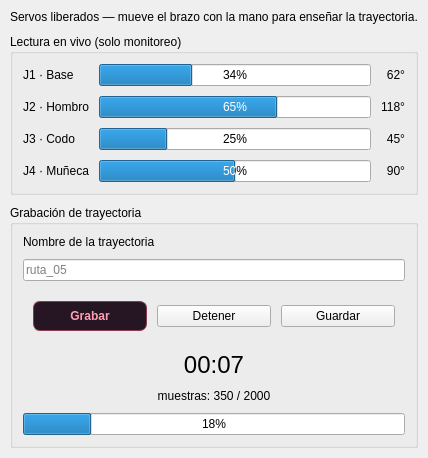
      <widget class="QWidget" name="tabEnsenanza">
       <attribute name="title">
        <string>Enseñanza</string>
       </attribute>
       <layout class="QVBoxLayout" name="verticalLayout_ensenanza">
        <property name="spacing">
         <number>10</number>
        </property>
        <property name="leftMargin">
         <number>10</number>
        </property>
        <property name="topMargin">
         <number>10</number>
        </property>
        <property name="rightMargin">
         <number>10</number>
        </property>
        <property name="bottomMargin">
         <number>10</number>
        </property>
        <item>
         <widget class="QLabel" name="labelInfoEnsenanza">
          <property name="text">
           <string>Servos liberados — mueve el brazo con la mano para enseñar la trayectoria.</string>
          </property>
         </widget>
        </item>
        <item>
         <widget class="QGroupBox" name="groupBoxMonitoreo">
          <property name="title">
           <string>Lectura en vivo (solo monitoreo)</string>
          </property>
          <layout class="QGridLayout" name="gridLayout_monitoreo">
           <property name="spacing">
            <number>10</number>
           </property>
           <property name="leftMargin">
            <number>10</number>
           </property>
           <property name="topMargin">
            <number>10</number>
           </property>
           <property name="rightMargin">
            <number>10</number>
           </property>
           <property name="bottomMargin">
            <number>10</number>
           </property>
           <item row="0" column="0">
            <widget class="QLabel" name="labelJ1Mon">
             <property name="minimumWidth">
              <number>100</number>
             </property>
             <property name="text">
              <string>J1 · Base</string>
             </property>
            </widget>
           </item>
           <item row="0" column="1">
            <widget class="QProgressBar" name="progressBarJ1">
             <property name="maximum">
              <number>180</number>
             </property>
             <property name="value">
              <number>62</number>
             </property>
            </widget>
           </item>
           <item row="0" column="2">
            <widget class="QLabel" name="labelJ1MonValue">
             <property name="minimumWidth">
              <number>56</number>
             </property>
             <property name="alignment">
              <set>Qt::AlignRight|Qt::AlignVCenter</set>
             </property>
             <property name="text">
              <string>62°</string>
             </property>
            </widget>
           </item>
           <item row="1" column="0">
            <widget class="QLabel" name="labelJ2Mon">
             <property name="minimumWidth">
              <number>100</number>
             </property>
             <property name="text">
              <string>J2 · Hombro</string>
             </property>
            </widget>
           </item>
           <item row="1" column="1">
            <widget class="QProgressBar" name="progressBarJ2">
             <property name="maximum">
              <number>180</number>
             </property>
             <property name="value">
              <number>118</number>
             </property>
            </widget>
           </item>
           <item row="1" column="2">
            <widget class="QLabel" name="labelJ2MonValue">
             <property name="minimumWidth">
              <number>56</number>
             </property>
             <property name="alignment">
              <set>Qt::AlignRight|Qt::AlignVCenter</set>
             </property>
             <property name="text">
              <string>118°</string>
             </property>
            </widget>
           </item>
           <item row="2" column="0">
            <widget class="QLabel" name="labelJ3Mon">
             <property name="minimumWidth">
              <number>100</number>
             </property>
             <property name="text">
              <string>J3 · Codo</string>
             </property>
            </widget>
           </item>
           <item row="2" column="1">
            <widget class="QProgressBar" name="progressBarJ3">
             <property name="maximum">
              <number>180</number>
             </property>
             <property name="value">
              <number>45</number>
             </property>
            </widget>
           </item>
           <item row="2" column="2">
            <widget class="QLabel" name="labelJ3MonValue">
             <property name="minimumWidth">
              <number>56</number>
             </property>
             <property name="alignment">
              <set>Qt::AlignRight|Qt::AlignVCenter</set>
             </property>
             <property name="text">
              <string>45°</string>
             </property>
            </widget>
           </item>
           <item row="3" column="0">
            <widget class="QLabel" name="labelJ4Mon">
             <property name="minimumWidth">
              <number>100</number>
             </property>
             <property name="text">
              <string>J4 · Muñeca</string>
             </property>
            </widget>
           </item>
           <item row="3" column="1">
            <widget class="QProgressBar" name="progressBarJ4">
             <property name="maximum">
              <number>180</number>
             </property>
             <property name="value">
              <number>90</number>
             </property>
            </widget>
           </item>
           <item row="3" column="2">
            <widget class="QLabel" name="labelJ4MonValue">
             <property name="minimumWidth">
              <number>56</number>
             </property>
             <property name="alignment">
              <set>Qt::AlignRight|Qt::AlignVCenter</set>
             </property>
             <property name="text">
              <string>90°</string>
             </property>
            </widget>
           </item>
          </layout>
         </widget>
        </item>
        <item>
         <widget class="QGroupBox" name="groupBoxGrabacion">
          <property name="title">
           <string>Grabación de trayectoria</string>
          </property>
          <layout class="QVBoxLayout" name="verticalLayout_grabacion">
           <property name="spacing">
            <number>10</number>
           </property>
           <property name="leftMargin">
            <number>10</number>
           </property>
           <property name="topMargin">
            <number>10</number>
           </property>
           <property name="rightMargin">
            <number>10</number>
           </property>
           <property name="bottomMargin">
            <number>10</number>
           </property>
           <item>
            <widget class="QLabel" name="labelNombreRuta">
             <property name="text">
              <string>Nombre de la trayectoria</string>
             </property>
            </widget>
           </item>
           <item>
            <widget class="QLineEdit" name="lineEditNombreRuta">
             <property name="placeholderText">
              <string>ruta_05</string>
             </property>
            </widget>
           </item>
           <item>
            <layout class="QHBoxLayout" name="horizontalLayout_grabBtns">
             <property name="spacing">
              <number>10</number>
             </property>
             <property name="leftMargin">
              <number>10</number>
             </property>
             <property name="topMargin">
              <number>10</number>
             </property>
             <property name="rightMargin">
              <number>10</number>
             </property>
             <property name="bottomMargin">
              <number>10</number>
             </property>
             <item>
              <widget class="QPushButton" name="pushButtonGrabar">
               <property name="styleSheet">
                <string notr="true">background-color:#261522; color:#FF9FB2; border:1px solid #8D3A55; border-radius:7px; padding:7px 14px; font-weight:600;</string>
               </property>
               <property name="text">
                <string>Grabar</string>
               </property>
              </widget>
             </item>
             <item>
              <widget class="QPushButton" name="pushButtonDetenerGrabacion">
               <property name="text">
                <string>Detener</string>
               </property>
              </widget>
             </item>
             <item>
              <widget class="QPushButton" name="pushButtonGuardarRuta">
               <property name="text">
                <string>Guardar</string>
               </property>
              </widget>
             </item>
            </layout>
           </item>
           <item>
            <widget class="QLabel" name="labelTiempoGrabacion">
             <property name="font">
              <font>
               <pointsize>18</pointsize>
              </font>
             </property>
             <property name="text">
              <string>00:07</string>
             </property>
             <property name="alignment">
              <set>Qt::AlignHCenter</set>
             </property>
            </widget>
           </item>
           <item>
            <widget class="QLabel" name="labelMuestras">
             <property name="text">
              <string>muestras: 350 / 2000</string>
             </property>
             <property name="alignment">
              <set>Qt::AlignHCenter</set>
             </property>
            </widget>
           </item>
           <item>
            <widget class="QProgressBar" name="progressBarGrabacion">
             <property name="value">
              <number>18</number>
             </property>
            </widget>
           </item>
          </layout>
         </widget>
        </item>
       </layout>
      </widget>
